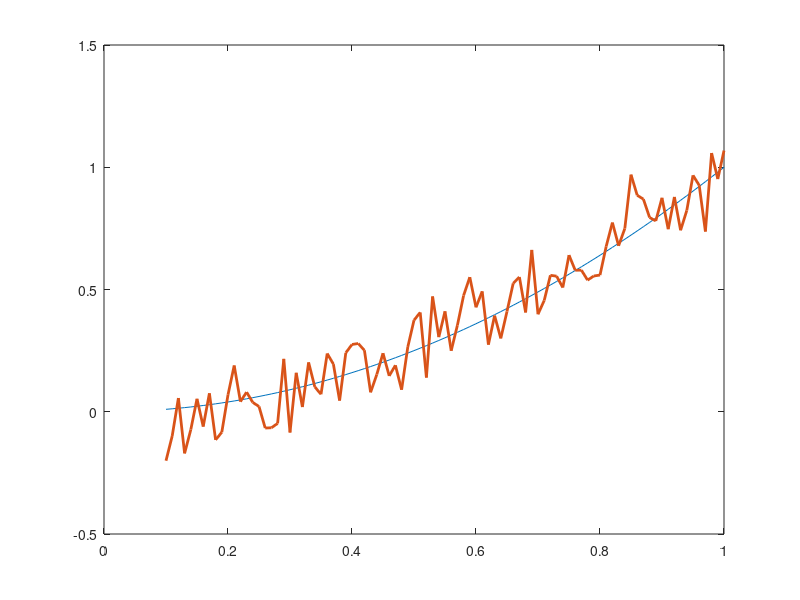
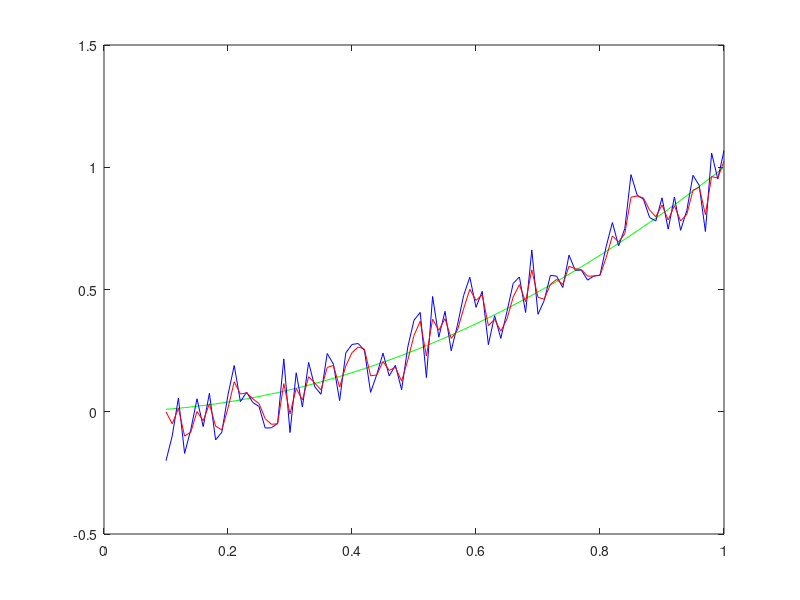

These figures' MATLAB source, in order:
% X(K) = F*X(K-1) + Q
% Y(K) = H*X(K) + R
% generate random signal and use KF filter

clc
clear
close all

%% data generate
t = 0.1:0.01:1;
L = length(t);

% generate real signal and measure x = t^2
x = zeros(1,L);
y = x;
for i = 1:L
    x(i) = t(i)^2;
    y(i) = x(i) + normrnd(0,0.1); % Normal distribution noise
end
figure;plot(t,x,t,y,'LineWidth',2);

 %% filter
 % Observation equation:Y(K) = X(K) + R,R~N(0,1)
 % Prediction equation: the datas are disarray for most situation  
 % for example: X(K) = X(k-1) + Q,Q~N(0,1);
 F1 = 1;
 H1 = 1;
 Q1 = 1;
 R1 = 1; % these initial value can be change
 % initial x(k)+
 Xplus1 = zeros(1,L);
 Xplus(1) = 0.01; % Xplus1(1)~N(0.01,0.01);
 Pplus1 = 0.01^2;
 % KF 
 % X(K)minus = F*X(K-1)plus;
 % P(K)minus = F*P(K-1)plus*F + Q;
 % K = P(K)minus * H' * inv(H * P(K)minus * H' + R); 
 % X(K)plus = X(K)minus + K*(y(K) - H*X(K)minus)
 % P(K)plus = (I - K*H)*P(K)minus;
 for i = 2:L
     % prediction
     Xminus1 = F1 * Xplus1(i-1);
     Pminus1 = F1*Pplus1*F1' + Q1;
     % renewal
     K1 = Pminus1 * H1 / (H1 * Pminus1 * H1' + R1);
     Xplus1(i) = Xminus1 + K1 * (y(i) - H1 * Xminus1);
     Pplus1 = (1 - K1 * H1) * Pminus1;
 end
 figure;plot(t,x,'g',t,y,'b',t,Xplus1,'r');
 
 % another example:X(K) = X(k-1) + X'(k-1)*dt + X''(k-1)*dt^2/(2!) + Q2
 % state is not a single value:X = [X(K) X'(k) X''(k)]T
 % and Y(K) = H2*X + R2, H2 = [1 0 0]
 % prediction equation:
 % X(K) = X(k-1) + X'(k-1)*dt + X''(k-1)*dt^2/(2!) + Q2
 % X'(k-1) = 0 * X(k-1) +  X'(k-1) + X''(k-1) * dt + Q3;
 % X''(k-1) = 0 * X(k-1) +  0 * X'(k-1) + X''(k-1) + Q3;
 % F = 1 dt 0.5dt^2
 %     0 1   dt
 %     0 0    1
 % H = [1 0 0]
 
 
 
 
 
 
 
 